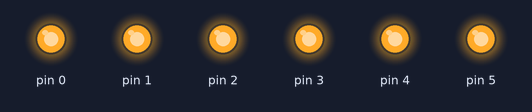
Simulated run of this sketch. Board: Arduino Uno, built with avr-gcc and run on an emulated ATmega328P. On the bench: output pins drawn as LEDs (lit = HIGH).

Above: at 0.4 s.
At 2.4 s:
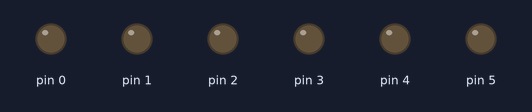
Timing chart, 0 to 3.0 s (numbered marks = the images above):
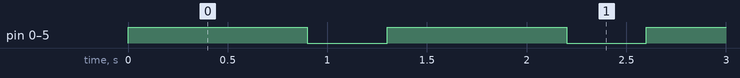

Measured:
- by itself, pin 0–5: alternates HIGH for 0.90 s and LOW for 0.40 s

The sketch:

pulsetest-male.ino
```cpp
/*
  pulse testing is done by mating two LTC stickers to each other, such that
  A0<->A5, A1<->A4 ... A5<->A0. There is a male half and a female half.
  The male half outputs test stimulus, and the female half analyzes
  the stimulus.

  Setup:
    Mate two LTC stickers to each other, such that A0<->A5, A1<->A4 ... A5<->A0.
    This is the male half of the IO tester. Power on the male side first.

  Expected result:
    The male half should exhibit a simple all-pins pulsing. The waveform
    is asymmetric so we can test HIGH/LOW pulse counting

*/

void setup() {
  int i;

  for( i = 0; i < 6; i++ ) {
    pinMode(i, OUTPUT);
  }
}

void loop() {
  int i;

  for( i = 0; i < 6; i++ ) {
    digitalWrite(i, 1);
  }
  delay(900);
  for( i = 0; i < 6; i++ ) {
    digitalWrite(i, 0);
  }
  delay(400);

}
```
